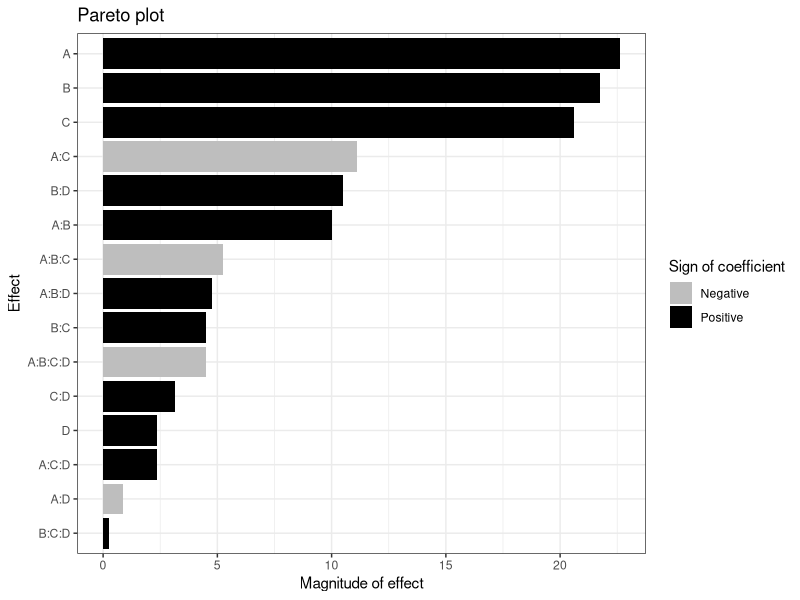

The R script that drew this image:
paretoPlot <- function(lsmodel){
  # This code draws a Pareto plot; it requires the "ggplot2" library
  library(ggplot2)
  
  # Extract all the coefficients, except for the intercept
  coeff.full <- coef(lsmodel)[2:length(coef(lsmodel))]
  
  # Return the absolute values of the coefficients
  coeff.abs <- unname(abs(coeff.full))
  
  coeff <- sort(coeff.abs, index.return=TRUE)
  grouping <- unname((coeff.full>0)[coeff$ix])
  grouping[grouping==FALSE]="Negative"
  grouping[grouping==TRUE]="Positive" 
  temp <- names(coeff.full)[coeff$ix]
  fnames <- factor(temp, levels=temp, ordered=TRUE)
  group.colors <- c("Negative" = "grey", "Positive" = "black")
  
  dat <- data.frame(
    label=fnames,
    value=coeff$x,
    group=grouping
  )
  p <- ggplot(dat, aes(x=label, y=value, fill=group)) + 
    geom_bar(stat="identity") +
    coord_flip() + theme_bw() +
    scale_fill_manual(values=group.colors,name = "Sign of coefficient") +
    xlab("Effect") +
    ylab("Magnitude of effect") + 
    ggtitle("Pareto plot")
  p          # Execute the plot (i.e. draw it!)
  return(p)  # Return the plot, so user can continue to modify it
}

A <- B <- C <- D <- c(-1, +1)
design <- expand.grid(A=A, B=B, C=C, D=D)

A <- design$A
B <- design$B
C <- design$C
D <- design$D

metal <- c(0.16, 0.78, 0.18, 1.04, 0.68, 0.79, 0.90, 1.19, 0.19, 0.31, 0.25, 1.35, 0.55, 0.71, 1.19, 1.55)
metal <- metal*100
lm(metal ~ A*B*C*D)
paretoPlot(lm(metal ~ A*B*C*D))

# Select only the observations with C at the - level; I want 8 expts in factors A, B and D 
subset <- c(1, 2, 3, 4, 9, 10, 11, 12)
subset <- c(5, 6, 7, 8, 13, 14, 15, 16)
subset <- c(1, 2, 3, 4, 5, 6, 7, 8)
y.sub <- metal[-subset]
As <- A[-subset]
Bs <- B[-subset]
Cs <- C[-subset]  # note that factor C was the former factor D
lm(y.sub ~ As*Bs*Cs)

# OK, now I have 8 experiments; now pretend I only did a half-fraction
subset <- c(2, 3, 5, 8)
Ah <- As[-subset]
Bh <- Bs[-subset]
Ch <- Cs[-subset]
y.sub.sub <- y.sub[-subset]

lm(y.sub.sub ~ Ah*Bh*Ch)
lm(y.sub ~ As*Bs*Cs)

